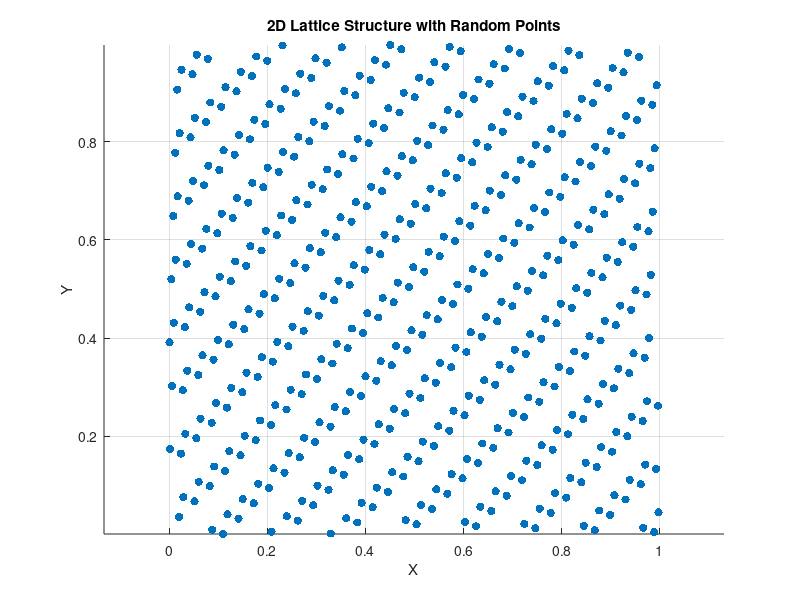
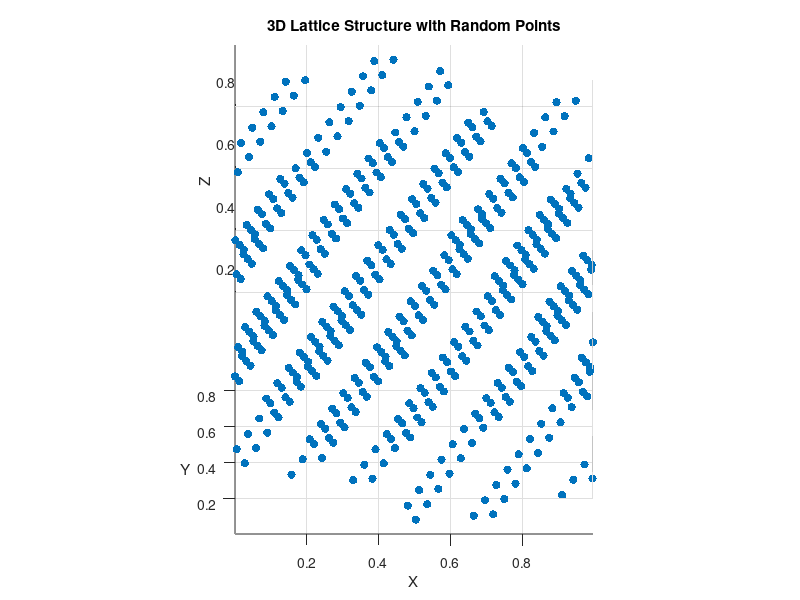

Write the MATLAB code that produced these figures, in order.


i = 1;
random_container = zeros(1, 10000);
random_container(i) = 2^20;
z_next = @(z_curr) mod((65539 * z_curr), 2^31);

while(i < 10000)
    i = i + 1;
    random_container(i) = z_next(random_container(i - 1));
end

random_normalized = random_container / (2^31 - 1);

n_points = 1000;
x_2d = random_normalized(1:n_points);
y_2d = random_normalized(n_points+1:2*n_points);

figure;
scatter(x_2d, y_2d, 'filled');
title('2D Lattice Structure with Random Points');
xlabel('X');
ylabel('Y');
axis equal;
grid on;

x_3d = random_normalized(1:n_points);
y_3d = random_normalized(n_points+1:2*n_points);
z_3d = random_normalized(2*n_points+1:3*n_points);

figure;
scatter3(x_3d, y_3d, z_3d, 'filled');
title('3D Lattice Structure with Random Points');
xlabel('X');
ylabel('Y');
zlabel('Z');
axis equal;
grid on;

for angle = 1:360
    view(angle, 30);
    pause(0.05);
end
